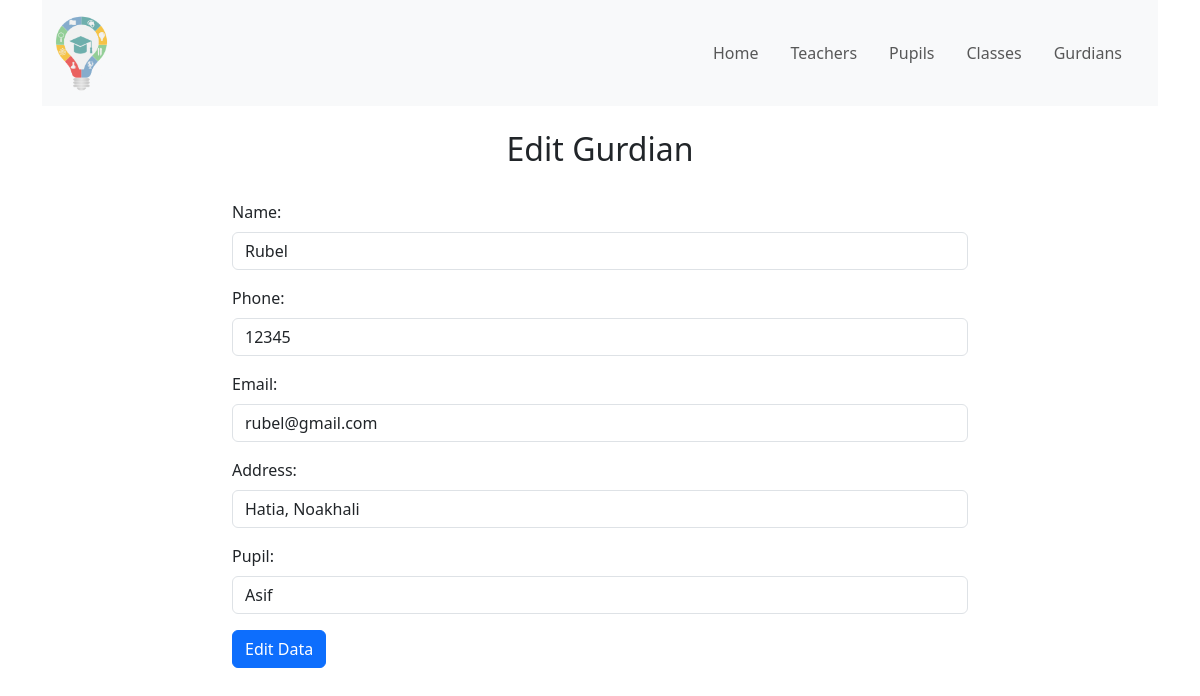
Screenshot of /edit-gurdian.php?gurdian_id=1 with the database file from the repository.
### tables this page shows
CREATE TABLE `gurdians` (
  `id` int(11) NOT NULL,
  `name` varchar(100) NOT NULL,
  `phone` varchar(15) DEFAULT NULL,
  `email` varchar(100) DEFAULT NULL,
  `address` varchar(255) DEFAULT NULL,
  `pupil_id` int(11) DEFAULT NULL
);

CREATE TABLE `pupils` (
  `id` int(11) NOT NULL,
  `name` varchar(100) NOT NULL,
  `address` varchar(255) DEFAULT NULL,
  `medical_info` tinytext DEFAULT NULL,
  `class_id` int(11) DEFAULT NULL,
  `gurdian_id` int(11) DEFAULT NULL,
  `admit_date` datetime NOT NULL DEFAULT current_timestamp()
);

### db.php (called while the page is built, shortened)
<?php
$hostname = "localhost";
$username = "root";
$password = "";
$database = "school_management";
$conn = new mysqli($hostname, $username, $password, $database);
function getAllData($tableName, $column = false, $value = false)
{
    global $conn;
    if($column && $value) {
        $query = "SELECT * FROM $tableName WHERE $column=$value";
    } else {
        $query = "SELECT * FROM $tableName";
    }
    $result = $conn->query($query);
    if ($result) {
        $data = $result->fetch_all(MYSQLI_ASSOC);
        return $data;
    } else {
        return false;
    }
}
function getOneData($tableName, $id, $column="id")
{
    global $conn;
    $query = "SELECT * FROM $tableName WHERE $column=$id";
    $result = $conn->query($query);
    if ($result) {
        $data = $result->fetch_assoc();
        return $data;
    } else {
        return false;
    }
}

### edit-gurdian.php (the view, shortened to what this page needs)
<?php include_once "includes/header.php" ?>
<div class="container">
    <div class="py-4">
        <div class="text-center h2">Edit Gurdian</div>
    </div>
    <?php
        $item = getOneData("gurdians", $_GET['gurdian_id'])
    ?>
    <div class="row justify-content-center">
        <div class="col-md-8">
            <form method="post" action="">
                <div class="mb-3">
                    <label for="name" class="form-label">Name:</label>
                    <input type="text" class="form-control" id="name" name="name" value="<?= $item['name'] ?>" required>
                </div>
                <div class="mb-3">
                    <label for="phone" class="form-label">Phone:</label>
                    <input type="text" class="form-control" id="phone" name="phone" value="<?= $item['phone'] ?>" required>
                </div>
                <div class="mb-3">
                    <label for="email" class="form-label">Email:</label>
                    <input type="text" class="form-control" id="email" name="email" value="<?= $item['email'] ?>" required>
                </div>
                <div class="mb-3">
                    <label for="address" class="form-label">Address:</label>
                    <input type="text" class="form-control" id="address" name="address" value="<?= $item['address'] ?>" required>
                </div>
                <div class="mb-3">
                    <label for="class" class="form-label">Pupil:</label>
                    <select name="pupil_id" id="pupil_id" class="form-control">
                        <?php
                            $pupils = getAllData("pupils");
                            foreach($pupils as $pupil) {
                                echo '<option '. ($pupil['id']==$item['pupil_id']?'selected':'') .' value="'. $pupil['id'] .'">'. $pupil['name'] .'</option>';
                            }
                        ?>
                    </select>
                </div>
                <button type="submit" class="btn btn-primary">Edit Data</button>
            </form>
        </div>
    </div>
</div>
<?php include_once "includes/footer.php" ?>

### rows the page displays
gurdians: name "Rubel", phone "12345", email "rubel@gmail.com", address "Hatia, Noakhali", pupil_id "Asif"
